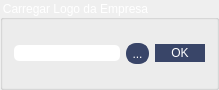
                <widget class="QGroupBox" name="groupBox_2">
                 <property name="maximumSize">
                  <size>
                   <width>340</width>
                   <height>90</height>
                  </size>
                 </property>
                 <property name="styleSheet">
                  <string notr="true">color: rgb(255, 255, 255);
font: 700 9pt &quot;Segoe UI&quot;;</string>
                 </property>
                 <property name="title">
                  <string>Carregar Logo da Empresa</string>
                 </property>
                 <layout class="QGridLayout" name="gridLayout_23">
                  <item row="0" column="0">
                   <layout class="QHBoxLayout" name="horizontalLayout_9">
                    <item>
                     <widget class="QLineEdit" name="txt_caminho_logo_empresa">
                      <property name="styleSheet">
                       <string notr="true">QLineEdit {
    background-color: rgb(255, 255, 255);
    font: bold 12pt &quot;Segoe UI&quot;;
    border-radius: 5px; /* Define um raio de borda de 5 pixels */
	color: rgb(0, 0, 0);
}

QMenu {
    background-color: rgb(0, 0, 0);
    color: #ffffff;
    font: bold 12px &quot;Segoe UI&quot;;
    border-radius: 5px;
}
</string>
                      </property>
                     </widget>
                    </item>
                    <item>
                     <widget class="QToolButton" name="toolButton_logo_caminho">
                      <property name="styleSheet">
                       <string notr="true">    QToolButton {
        background-color: #394568;
        border: 2px solid #394568;
        border-radius: 10px;
        font: 700 10pt &quot;Segoe UI&quot;;
		color: rgb(255, 255, 255);
    }
    QToolButton:hover {
        background-color: #44537c;
    }
    QToolButton:pressed {
        background-color: #2c3650;
    }

</string>
                      </property>
                      <property name="text">
                       <string>...</string>
                      </property>
                     </widget>
                    </item>
                    <item>
                     <widget class="QPushButton" name="btn_salvar_logo_empresa">
                      <property name="minimumSize">
                       <size>
                        <width>50</width>
                        <height>0</height>
                       </size>
                      </property>
                      <property name="maximumSize">
                       <size>
                        <width>50</width>
                        <height>16777215</height>
                       </size>
                      </property>
                      <property name="styleSheet">
                       <string notr="true">    QPushButton {
        background-color: #394568;
        border: 2px solid #394568;
        border-radius: 10px;
        font: 700 10pt &quot;Segoe UI&quot;;
		color: rgb(255, 255, 255);
    }
    QPushButton:hover {
        background-color: #44537c;
    }
    QPushButton:pressed {
        background-color: #2c3650;
    }

</string>
                      </property>
                      <property name="text">
                       <string>OK</string>
                      </property>
                     </widget>
                    </item>
                   </layout>
                  </item>
                 </layout>
                </widget>
